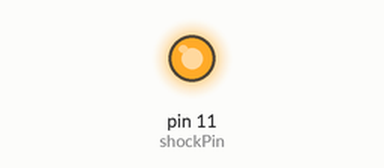
This sketch was run on a simulated Arduino Uno, built with avr-gcc and run on an emulated ATmega328P. Parts: output pins drawn as LEDs (lit = HIGH).

Above: at 0.5 s.
At 2.5 s:
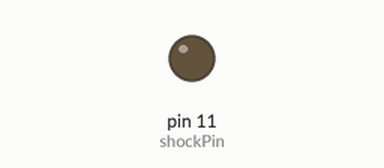
Timing chart, 0 to 5.2 s (numbered marks = the images above):
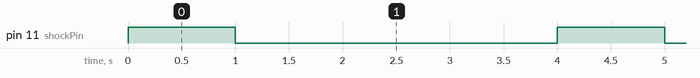

Measured:
- by itself, pin 11 (shockPin): alternates HIGH for 1.0 s and LOW for 3.0 s

The sketch:

mosfet.ino
```cpp
int shockPin = 11;
void setup() {
  // put your setup code here, to run once:
  pinMode(shockPin,OUTPUT);
}

void loop() {
  turnShockOn();
  delay(1000);
  turnShockOff();
  delay(3000);
}

void turnShockOn(){
    digitalWrite(shockPin,HIGH);
}

void turnShockOff(){
    digitalWrite(shockPin,LOW);
}
```
